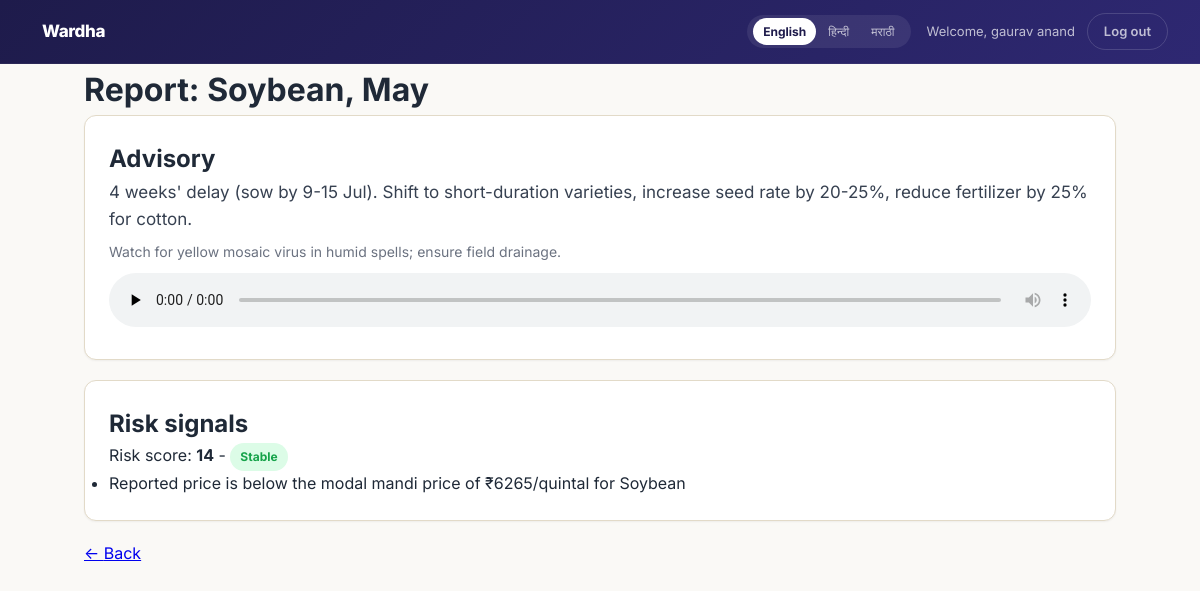
/farmer/report/2 (signed in), run on the app's committed database.
### tables this page shows
CREATE TABLE users (
            id INTEGER PRIMARY KEY AUTOINCREMENT,
            username TEXT UNIQUE NOT NULL,
            password_hash TEXT NOT NULL,
            role TEXT NOT NULL CHECK(role IN ('farmer', 'officer')),
            full_name TEXT NOT NULL,
            phone TEXT,
            village TEXT,
            preferred_lang TEXT DEFAULT 'en'
        );

CREATE TABLE reports (
            id INTEGER PRIMARY KEY AUTOINCREMENT,
            farmer_id INTEGER NOT NULL,
            crop TEXT NOT NULL,
            month TEXT NOT NULL,
            reported_price INTEGER NOT NULL,
            days_to_loan_due INTEGER NOT NULL,
            monsoon_delay_weeks INTEGER NOT NULL,
            problem_text TEXT,
            risk_score REAL NOT NULL,
            risk_status TEXT NOT NULL,
            reasons TEXT,
            verified_by_officer INTEGER DEFAULT 0,
            notified_ngo INTEGER DEFAULT 0,
            created_at TEXT NOT NULL,
            FOREIGN KEY (farmer_id) REFERENCES users (id)
        );

### app.py (the view)
@app.route("/farmer/report/<int:report_id>")
def farmer_view_report(report_id):
    redirect_response = require_role("farmer")
    if redirect_response:
        return redirect_response
    user = current_user()
    db = get_db()
    report = db.execute(
        "SELECT * FROM reports WHERE id = ? AND farmer_id = ?", (report_id, user["id"])
    ).fetchone()
    if report is None:
        flash("Report not found.")
        return redirect(url_for("farmer_dashboard"))
    advisory = data.get_advisory(report["crop"], report["monsoon_delay_weeks"], get_lang())
    return render_template("report_detail.html", report=report, advisory=advisory, user=user, viewer_role="farmer")

### app.py (called while the page is built)
def get_db():
    if "db" not in g:
        g.db = sqlite3.connect(DATABASE)
        g.db.row_factory = sqlite3.Row
    return g.db

def current_user():
    user_id = session.get("user_id")
    if user_id is None:
        return None
    return get_db().execute("SELECT * FROM users WHERE id = ?", (user_id,)).fetchone()

def get_lang():
    if "lang" in session:
        return session["lang"]
    user = current_user()
    if user is not None:
        return user["preferred_lang"]
    return "en"

@app.context_processor
def inject_translation_helpers():
    lang = get_lang()
    return dict(
        t=lambda key: translations.t(key, lang),
        t_crop=lambda crop: translations.t_crop(crop, lang),
        t_month=lambda month: translations.t_month(month, lang),
        t_status=lambda status: translations.t_status(status, lang),
        num=lambda value: translations.num(value, lang),
        t_variety=lambda v: translations.t_variety(v, lang),
        t_submandi=lambda c: translations.t_submandi_commodities(c, lang),
        t_month_abbr=lambda m: translations.t_month_abbr(m, lang),
        t_stt=lambda l: translations.t_stt(l, lang),
        current_lang=lang,
        language_names=translations.LANGUAGE_NAMES,
        user=current_user(),
    )

def require_role(role):
    user = current_user()
    if user is None:
        flash("Please log in first.")
        return redirect(url_for("login"))
    if user["role"] != role:
        flash("You don't have access to that page.")
        return redirect(url_for("login"))
    return None

### data.py (called while the page is built)
def get_advisory(crop, monsoon_delay_weeks, lang):
    delay_action = MONSOON_DELAY_ACTIONS[monsoon_delay_weeks][lang]
    crop_tip = CROP_TIPS[crop][lang]
    return {"delay_action": delay_action, "crop_tip": crop_tip}

### translations.py (called while the page is built)
def t(key, lang):
    entry = UI.get(key, {})
    return entry.get(lang, entry.get("en", key))

def t_crop(crop, lang):
    entry = CROP_NAMES.get(crop, {})
    return entry.get(lang, entry.get("en", crop))

def t_month(month, lang):
    entry = MONTH_NAMES.get(month, {})
    return entry.get(lang, entry.get("en", month))

def t_status(status, lang):
    entry = STATUS_LABELS.get(status, {})
    return entry.get(lang, entry.get("en", status))

### templates/report_detail.html (shortened to what this page needs)
{% extends "base.html" %}
{% block content %}
  <h1>{{ t('report_heading') }}: {{ t_crop(report['crop']) }}, {{ t_month(report['month']) }}</h1>
  <section class="card">
    <h2>{{ t('advisory') }}</h2>
    <p class="advisory-text">{{ advisory['delay_action'] }}</p>
    <p class="advisory-tip">{{ advisory['crop_tip'] }}</p>
    {% if viewer_role == 'farmer' %}
    <audio controls preload="none" style="margin-top: 10px; width: 100%;">
      <source src="{{ url_for('report_audio', report_id=report['id'], lang=current_lang) }}" type="audio/wav">
    </audio>
    {% endif %}
  </section>
  <section class="card">
    <h2>{{ t('risk_signals') }}</h2>
    <p>{{ t('risk_score_label') }}: <strong>{{ (report['risk_score'] * 100) | round | int }}</strong> -
      <span class="badge badge-{{ report['risk_status'] }}">{{ t_status(report['risk_status']) }}</span></p>
    {% if report['reasons'] %}
      <ul>
        {% for reason in report['reasons'].split(' | ') %}
          <li>{{ reason }}</li>
        {% endfor %}
      </ul>
    {% else %}
      <p class="subtle">{{ t('no_risk_signals') }}</p>
    {% endif %}
  </section>
  <p><a href="{{ url_for('farmer_dashboard') if viewer_role == 'farmer' else url_for('officer_dashboard') }}">&larr; {{ t('back') }}</a></p>
{% endblock %}

### templates/base.html (shortened to what this page needs)
<!DOCTYPE html>
<html lang="en">
<head>
  <link rel="stylesheet" href="{{ url_for('static', filename='style.css') }}">
</head>
<body>
  <header class="topbar">
    <a href="{{ url_for('home') }}" class="brand">Wardha</a>
    <nav>
      <span class="lang-switch">
        {% for code, name in language_names.items() %}
          <a href="{{ url_for('set_language', lang=code) }}"
             class="{{ 'lang-active' if current_lang == code else '' }}">{{ name }}</a>
        {% endfor %}
      </span>
      {% if session.get('user_id') %}
        <span class="user-greeting">Welcome, {{ user.full_name if user else '' }}</span>
        <a href="{{ url_for('logout') }}" class="nav-btn">{{ t('log_out') }}</a>
      {% else %}
        <a href="{{ url_for('login', role='farmer') }}" class="nav-btn nav-btn-farmer">{{ t('login_as_farmer') }}</a>
        <a href="{{ url_for('login', role='officer') }}" class="nav-btn nav-btn-officer">{{ t('login_as_officer') }}</a>
      {% endif %}
    </nav>
  </header>
  <main class="page">
    {% block content %}{% endblock %}
  </main>
</body>
</html>

### static/style.css (style rules this page uses)
:root { --indigo-900: #1e1b4b; --indigo-800: #2e2872; --indigo-700: #3730a3; --indigo-600: #4f46e5; --indigo-500: #6366f1; --indigo-400: #818cf8; --indigo-300: #a5b4fc; --indigo-200: #c7d2fe; --indigo-100: #e0e7ff; --indigo-50: #eef2ff; --amber-800: #92400e; --amber-700: #b45309; --amber-600: #d97706; --amber-500: #f59e0b; --amber-400: #fbbf24; --amber-300: #fcd34d; --amber-200: #fde68a; --amber-100: #fef3c7; --amber-50: #fffbeb; --earth-50: #faf9f6; --earth-100: #f0ece2; --earth-200: #e2dac8; --earth-300: #cdc1a6; --red-600: #dc2626; --red-100: #fee2e2; --green-600: #16a34a; --green-100: #dcfce7; --white: #ffffff; --gray-50: #f9fafb; --gray-100: #f3f4f6; --gray-200: #e5e7eb; --gray-300: #d1d5db; --gray-400: #9ca3af; --gray-500: #6b7280; --gray-600: #4b5563; --gray-700: #374151; --gray-800: #1f2937; --gray-900: #111827; --shadow-sm: 0 1px 2px rgba(0,0,0,0.05); --shadow-md: 0 4px 6px -1px rgba(0,0,0,0.07), 0 2px 4px -2px rgba(0,0,0,0.05); --shadow-lg: 0 10px 15px -3px rgba(0,0,0,0.08), 0 4px 6px -4px rgba(0,0,0,0.05); --shadow-xl: 0 20px 25px -5px rgba(0,0,0,0.08), 0 8px 10px -6px rgba(0,0,0,0.04); --radius-sm: 8px; --radius-md: 12px; --radius-lg: 16px; --radius-xl: 24px; --radius-full: 9999px; --ease: cubic-bezier(0.4, 0, 0.2, 1); }
*, *::before, *::after { box-sizing: border-box; margin: 0; padding: 0; }
html { scroll-behavior: smooth; -webkit-font-smoothing: antialiased; }
body { font-family: 'Inter', system-ui, -apple-system, sans-serif; background: var(--earth-50); color: var(--gray-800); line-height: 1.6; min-height: 100vh; }
.topbar { background: linear-gradient(135deg, var(--indigo-900) 0%, var(--indigo-800) 100%); color: var(--white); padding: 0 32px; height: 64px; display: flex; justify-content: space-between; align-items: center; position: sticky; top: 0; z-index: 100; border-bottom: 1px solid rgba(255,255,255,0.06); }
.topbar .brand { color: var(--white); font-weight: 800; text-decoration: none; font-size: 17px; letter-spacing: -0.02em; display: flex; align-items: center; gap: 10px; }
.topbar .brand::before { content: ''; font-size: 22px; }
.topbar nav { display: flex; align-items: center; gap: 8px; }
.topbar nav a { color: rgba(255,255,255,0.7); text-decoration: none; font-size: 13px; font-weight: 500; transition: color 0.2s var(--ease); }
.lang-switch { display: flex; align-items: center; gap: 2px; background: rgba(255,255,255,0.08); border-radius: var(--radius-full); padding: 3px 6px; margin-right: 8px; }
.lang-switch a { padding: 4px 10px !important; border-radius: var(--radius-full); font-size: 12px !important; transition: all 0.2s var(--ease) !important; }
.lang-switch a.lang-active { color: var(--indigo-900) !important; background: var(--white); font-weight: 700 !important; }
.nav-btn { display: inline-flex; align-items: center; gap: 5px; padding: 7px 16px !important; border-radius: var(--radius-full) !important; font-weight: 600 !important; font-size: 13px !important; transition: all 0.25s var(--ease) !important; border: 1px solid rgba(255,255,255,0.15); }
.user-greeting { color: rgba(255,255,255,0.7); font-size: 13px; margin-right: 4px; }
.page { max-width: 1080px; margin: 0 auto; padding: 0 24px 80px; }
.card { background: var(--white); border: 1px solid var(--earth-200); border-radius: var(--radius-md); padding: 24px; margin-bottom: 20px; box-shadow: var(--shadow-sm); }
.badge { display: inline-flex; align-items: center; font-size: 12px; font-weight: 700; padding: 4px 10px; border-radius: var(--radius-full); text-transform: capitalize; }
.badge-safe { color: var(--green-600); background: var(--green-100); }
.advisory-text { font-size: 17px; line-height: 1.6; color: var(--gray-700); }
.advisory-tip { font-size: 14px; color: var(--gray-500); margin-top: 8px; }

### data on the page
users: full_name "gaurav anand"
reports: crop "Soybean", month "May", (report['risk_score']*100)|round|int "14", risk_status "Stable", reasons "Reported price is below the modal mandi price of ₹6265/quintal for Soybean"

### other printed values
{{ name }} "English" "हिन्दी" "मराठी"
{{ t('log_out') }} "Log out"
{{ t('report_heading') }} "Report"
{{ t('advisory') }} "Advisory"
{{ advisory['delay_action'] }} "4 weeks' delay (sow by 9-15 Jul). Shift to short-duration varieties, increase seed rate by 20-25%, reduce fertilizer by 25% for cotton."
{{ advisory['crop_tip'] }} "Watch for yellow mosaic virus in humid spells; ensure field drainage."
{{ t('risk_signals') }} "Risk signals"
{{ t('risk_score_label') }} "Risk score"
{{ t('back') }} "Back"
